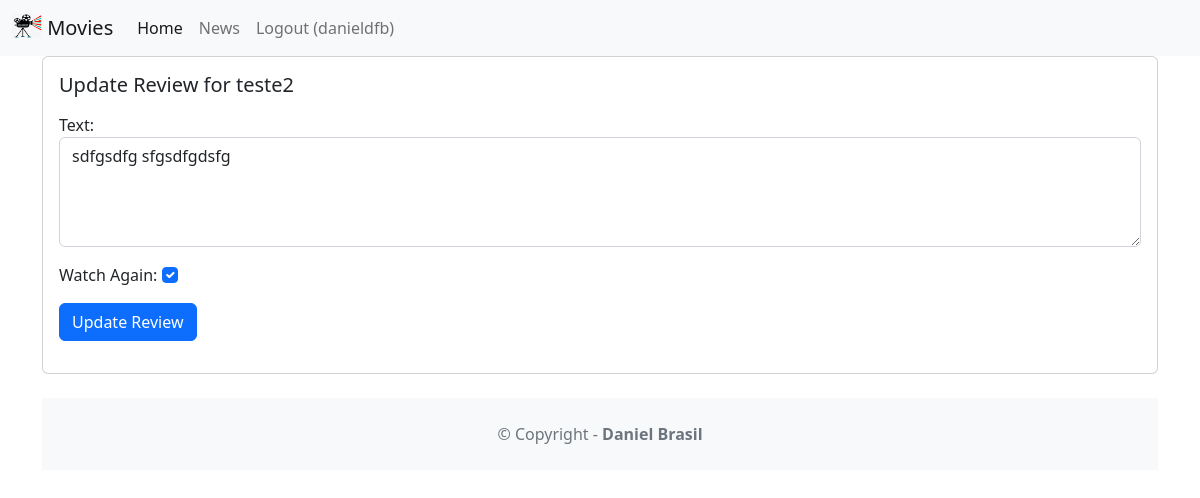
Screenshot of /movie/review/2 (signed in) with the database file from the repository.
### movie/models.py (models this page shows, shortened)
class Review(models.Model):
    text = models.CharField(
        max_length=100
    )
    date = models.DateTimeField(
        auto_now_add=True
    )
    user = models.ForeignKey(
        User,
        on_delete=models.CASCADE
    )
    movie = models.ForeignKey(
        Movie,
        on_delete=models.CASCADE
    )
    watchAgain = models.BooleanField()

class Movie(models.Model):
    title = models.CharField(
        max_length=100,
    )
    description = models.CharField(
        max_length=250,
    )
    image = models.ImageField(
        upload_to = 'movie/images',
    )
    url = models.URLField(
        blank=True,
    )

### movie/views.py (the view, shortened to what this page needs)
# urls.py: path('review/<int:review_id>', views.updatereview,name='updatereview'),
@login_required
def updatereview(request, review_id):
    review = get_object_or_404(Review,pk=review_id,user=request.user)
    if request.method == 'GET':
        form = ReviewForm(instance=review)
        return render(request, 'updatereview.html', {'review': review,'form':form})

### movie/forms.py
class ReviewForm(ModelForm):
    def __init__(self, *args, **kwargs):
        super(ModelForm, self).__init__(*args, **kwargs)
        self.fields['text'].widget.attrs.update({'class': 'form-control'})
        self.fields['watchAgain'].widget.attrs.update({'class': 'form-check-input'})
    class Meta:
        model = Review
        fields = ['text','watchAgain']
        labels = {'watchAgain': ('Watch Again')}
        widgets = {'text': Textarea(attrs={'rows': 4}),}

### movie/templates/updatereview.html (shortened to what this page needs)
{% extends 'base.html' %}
{% block content %}
<div class="card mb-3">
  <div class="row g-0">
    <div>
      <div class="card-body">
        <h5 class="card-title">
          Update Review for {{ review.movie.title }}
        </h5>
        <p class="card-text">
          <form method="POST">
            {{ form.as_p }}
            <button type="submit" class="btn btn-primary">
              Update Review
            </button>
          </form>
        </p>
      </div>
    </div>
  </div>
</div>
{% endblock content %}

### movie/templates/base.html (shortened to what this page needs)
<!DOCTYPE html>
<html lang="en">
<head>
    <link href="https://cdn.jsdelivr.net/npm/bootstrap@5.2.1/dist/css/bootstrap.min.css" rel="stylesheet">
</head>
<body>
  <nav class="navbar navbar-expand-lg bg-light">
    <div class="container-fluid">
      <a class="navbar-brand" href="{% url 'home' %}">
        {% load static %}
            <img src="{% static 'images/movie.jpg' %}" alt="" width="30" height="24" class="d-inline-block align-text-top" />
        Movies</a>
      <div class="collapse navbar-collapse" id="navbarNav">
        <ul class="navbar-nav">
          <li class="nav-item">
            <a class="nav-link active" aria-current="page" href="{% url 'home' %}">Home</a>
          </li>
          <li class="nav-item">
            <a class="nav-link" href="{% url 'news' %}">News</a>
          </li>
          {% if user.is_authenticated %}
          <li class="nav-item">
            <a class="nav-link" href="{% url 'logoutaccount' %}">Logout ({{ user.username }})</a>
          </li>
        {% endif %}
      </div>
    </div>
  </nav>
  <div class="container">
    {% block content %}
    {% endblock content %}
    <footer class="text-center text-lg-start bg-light text-muted mt-4">
        <div class="text-center p-4"> © Copyright -
            <a class="text-reset fw-bold text-decoration-none" target="_blank" href="#"> Daniel Brasil </a>
        </div>
    </footer>
</body>
</html>

### rows the page displays
Review: movie "teste2", text "sdfgsdfg sfgsdfgdsfg", watchAgain "☑"

### other values shown
{{ user.username }} "danieldfb"
